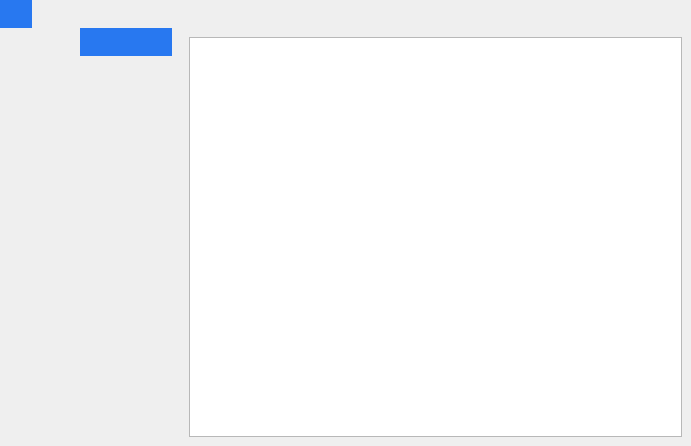
<?xml version="1.0" encoding="UTF-8"?>
<ui version="4.0">
 <class>FGEMaterialditorForm</class>
 <widget class="QWidget" name="FGEMaterialditorForm">
  <property name="geometry">
   <rect>
    <x>0</x>
    <y>0</y>
    <width>691</width>
    <height>446</height>
   </rect>
  </property>
  <property name="windowTitle">
   <string>Form</string>
  </property>
  <layout class="QGridLayout" name="gridLayout">
   <property name="leftMargin">
    <number>0</number>
   </property>
   <property name="topMargin">
    <number>0</number>
   </property>
   <property name="rightMargin">
    <number>0</number>
   </property>
   <property name="bottomMargin">
    <number>0</number>
   </property>
   <property name="spacing">
    <number>0</number>
   </property>
   <item row="0" column="1">
    <widget class="QWidget" name="widget" native="true">
     <property name="styleSheet">
      <string notr="true">.QPushButton{
	border : 0px solid;
    background-repeat: no-repeat;
	background-color: rgb(40, 120, 240);
}
.QPushButton::hover{
	background-color: rgb(133, 28, 147);
}</string>
     </property>
     <layout class="QGridLayout" name="gridLayout_3">
      <property name="leftMargin">
       <number>0</number>
      </property>
      <property name="topMargin">
       <number>0</number>
      </property>
      <property name="rightMargin">
       <number>0</number>
      </property>
      <property name="bottomMargin">
       <number>0</number>
      </property>
      <property name="spacing">
       <number>0</number>
      </property>
      <item row="0" column="0" colspan="2">
       <widget class="QWidget" name="widget_3" native="true">
        <property name="minimumSize">
         <size>
          <width>0</width>
          <height>28</height>
         </size>
        </property>
        <property name="maximumSize">
         <size>
          <width>16777215</width>
          <height>28</height>
         </size>
        </property>
        <widget class="QPushButton" name="pushButton">
         <property name="geometry">
          <rect>
           <x>0</x>
           <y>0</y>
           <width>32</width>
           <height>28</height>
          </rect>
         </property>
         <property name="minimumSize">
          <size>
           <width>0</width>
           <height>28</height>
          </size>
         </property>
         <property name="maximumSize">
          <size>
           <width>16777215</width>
           <height>28</height>
          </size>
         </property>
         <property name="text">
          <string/>
         </property>
        </widget>
       </widget>
      </item>
      <item row="1" column="0">
       <widget class="QWidget" name="widget_2" native="true">
        <property name="minimumSize">
         <size>
          <width>180</width>
          <height>0</height>
         </size>
        </property>
        <property name="maximumSize">
         <size>
          <width>180</width>
          <height>16777215</height>
         </size>
        </property>
        <property name="styleSheet">
         <string notr="true"/>
        </property>
        <layout class="QGridLayout" name="gridLayout_2">
         <property name="leftMargin">
          <number>0</number>
         </property>
         <property name="topMargin">
          <number>0</number>
         </property>
         <property name="rightMargin">
          <number>0</number>
         </property>
         <property name="bottomMargin">
          <number>0</number>
         </property>
         <property name="spacing">
          <number>0</number>
         </property>
         <item row="0" column="0">
          <widget class="QWidget" name="widget_5" native="true">
           <property name="minimumSize">
            <size>
             <width>180</width>
             <height>180</height>
            </size>
           </property>
           <property name="maximumSize">
            <size>
             <width>180</width>
             <height>180</height>
            </size>
           </property>
           <widget class="QPushButton" name="pushButton_2">
            <property name="geometry">
             <rect>
              <x>110</x>
              <y>0</y>
              <width>32</width>
              <height>28</height>
             </rect>
            </property>
            <property name="minimumSize">
             <size>
              <width>0</width>
              <height>28</height>
             </size>
            </property>
            <property name="maximumSize">
             <size>
              <width>16777215</width>
              <height>28</height>
             </size>
            </property>
            <property name="text">
             <string/>
            </property>
           </widget>
           <widget class="QPushButton" name="pushButton_3">
            <property name="geometry">
             <rect>
              <x>140</x>
              <y>0</y>
              <width>32</width>
              <height>28</height>
             </rect>
            </property>
            <property name="minimumSize">
             <size>
              <width>0</width>
              <height>28</height>
             </size>
            </property>
            <property name="maximumSize">
             <size>
              <width>16777215</width>
              <height>28</height>
             </size>
            </property>
            <property name="text">
             <string/>
            </property>
           </widget>
           <widget class="QPushButton" name="pushButton_4">
            <property name="geometry">
             <rect>
              <x>80</x>
              <y>0</y>
              <width>32</width>
              <height>28</height>
             </rect>
            </property>
            <property name="minimumSize">
             <size>
              <width>0</width>
              <height>28</height>
             </size>
            </property>
            <property name="maximumSize">
             <size>
              <width>16777215</width>
              <height>28</height>
             </size>
            </property>
            <property name="text">
             <string/>
            </property>
           </widget>
          </widget>
         </item>
         <item row="1" column="0">
          <widget class="QWidget" name="widget_6" native="true"/>
         </item>
        </layout>
       </widget>
      </item>
      <item row="1" column="1">
       <widget class="QWidget" name="widget_4" native="true">
        <layout class="QGridLayout" name="gridLayout_4">
         <item row="0" column="0">
          <widget class="QGraphicsView" name="graphicsView"/>
         </item>
        </layout>
       </widget>
      </item>
     </layout>
    </widget>
   </item>
  </layout>
 </widget>
 <resources/>
 <connections/>
</ui>
